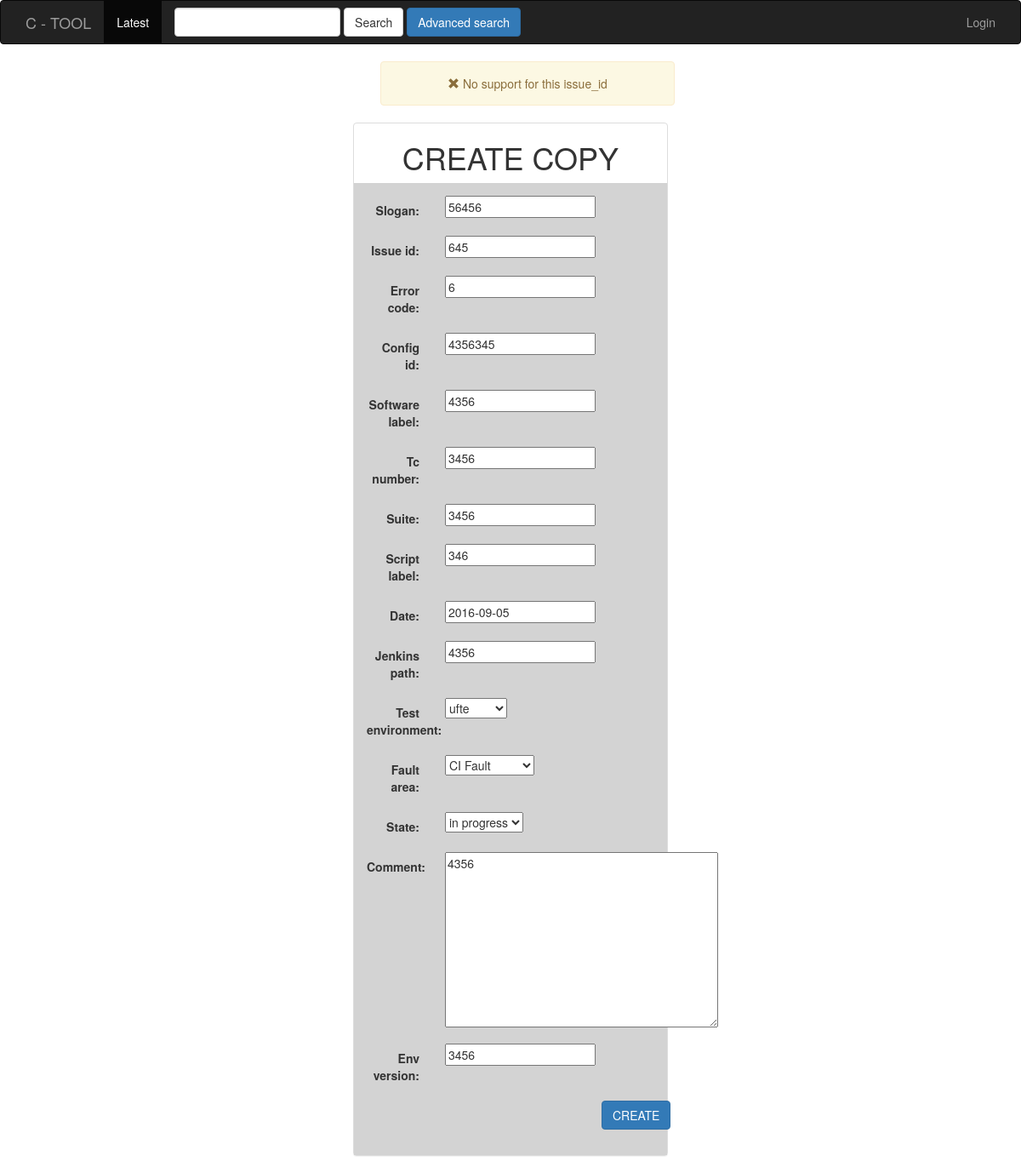
The page /createcopy/5/ on the database as committed earlier.
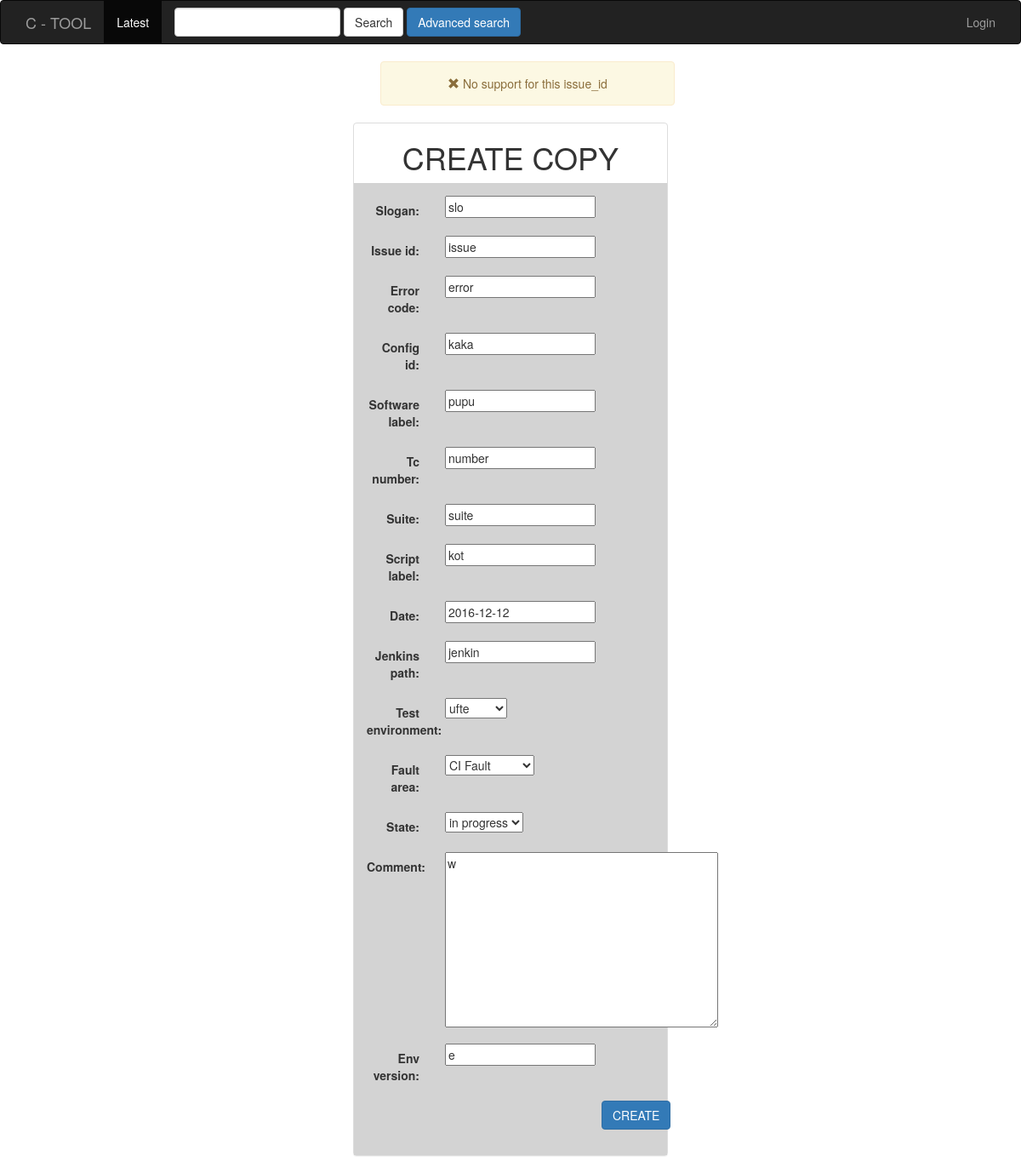
The same page on the database as committed later.
### errors/models.py (models this page shows, shortened)
class Error(models.Model):
    slogan = models.CharField(max_length=200)
    issue_id = models.CharField(max_length=200)
    error_code = models.CharField(max_length=200)
    config_id = models.CharField(max_length=200)
    software_label = models.CharField(max_length=200)
    tc_number = models.CharField(max_length=200)
    suite = models.CharField(max_length=200)
    script_label = models.CharField(max_length=200)
    date = models.DateField()
    jenkins_path = models.CharField(max_length=200)
    test_environment = models.CharField(max_length=200, blank=False,
                                        choices=[('ufte', 'ufte'), ('hibiscus', 'hibiscus')],
                                        null=False)
    fault_area = models.CharField(max_length=200, blank=False,
                                  choices=[('CI Fault', 'CI Fault'), ('Product Fault', 'Product Fault')],
                                  null=False)
    state = models.CharField(max_length=200, blank=False,
                             choices=[('in progress', 'in progress'), ('frozen', 'frozen'), ('solved', 'solved')],
                             null=False)
    comment = models.TextField(max_length=1000)
    env_version = models.CharField(max_length=100)
    created_by = models.CharField(max_length=200)

### errors/views.py (the view, shortened to what this page needs)
# urls.py: url(r'^createcopy/(?P<error_id>[0-9]+)/$', views.create_copy, name='create_copy'),
def create_copy(request, error_id):
    button_role = 'CREATE'
    window_role = 'CREATE COPY'
    error = Error.objects.get(id=error_id)
    form = ErrorForm(request.POST or None, instance=error)
    context = {
        'form': form,
        'button_role': button_role,
        'window_role': window_role,
    }
    messages.warning(request, 'No support for this issue_id')
    return render(request, 'errors/error_form.html', context)

### errors/forms.py
class ErrorForm(forms.ModelForm):
    issue_id = forms.CharField(validators=[validate_issue_id])
    error_code = forms.CharField(required=False)
    suite = forms.CharField(required=False)
    script_label = forms.CharField(required=False)
    jenkins_path = forms.CharField(required=False)
    env_version = forms.CharField(required=False)
    class Meta:
        model = Error
        fields = ['slogan', 'issue_id', 'error_code', 'config_id', 'software_label', 'tc_number', 'suite',
                  'script_label', 'date', 'jenkins_path', 'test_environment', 'fault_area', 'state', 'comment',
                  'env_version']

### errors/templates/errors/error_form.html (shortened to what this page needs)
{% extends 'errors/base.html' %}
{% block body %}
    <div class="container-fluid">
        {% if messages %}
            <ul class="messages">
                {% for message in messages %}
                    <div class="col-md-offset-4 col-md-4" style="text-align: center;">
                        <div class="alert alert-{{ message.tags }}">
                            <span class="glyphicon glyphicon-remove" aria-hidden="true">  </span>
                            {{ message }}
                        </div>
                    </div>
                {% endfor %}
            </ul>
        {% endif %}
        <div class="row">
            <div class="col-md-offset-4 col-md-4">
                <div class="panel panel-default">
                    <div class="panel-head">
                        <h1 style="text-align: center">{{ window_role }}</h1>
                    </div>
                    <div class="panel-body" style="background-color: lightgrey">
                        <form class="form-horizontal" action="" method="POST" enctype="multipart/form-data">
                            {% include 'errors/form-template.html' %}
                            <div class="form-group">
                                <div class="col-md-offset-9 col-md-2">
                                    <button type="submit" class="btn btn-primary">{{ button_role }}</button>
                                </div>
                            </div>
                        </form>
                    </div>
                </div>
            </div>
        </div>
    </div>
{% endblock %}

### errors/templates/errors/form-template.html
{% for field in form %}
    <div class="form-group">
        <label class="control-label col-md-3">{{ field.label_tag }}</label>
        <div class="col-md-9">{{ field }}</div>
    </div>
{% endfor %}

Rows that differ between the two databases and show on the page:
changed Error "ufte": slogan "56456" → "slo"; issue_id "645" → "issue"; error_code "6" → "error"; config_id "4356345" → "kaka"; software_label "4356" → "pupu"; tc_number "3456" → "number"; suite "3456" → "suite"; script_label "346" → "kot"; date "2016-09-05" → "2016-12-12"; jenkins_path "4356" → "jenkin"; comment "4356" → "w"; env_version "3456" → "e"
